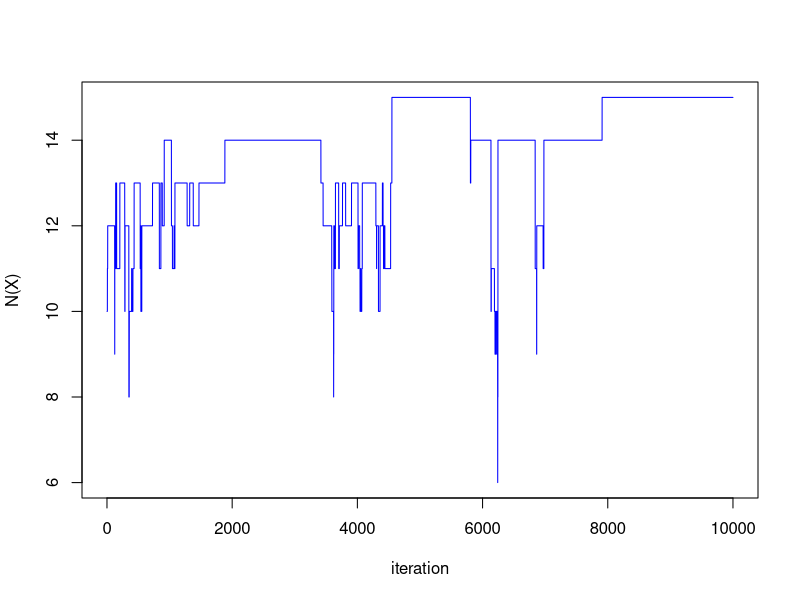
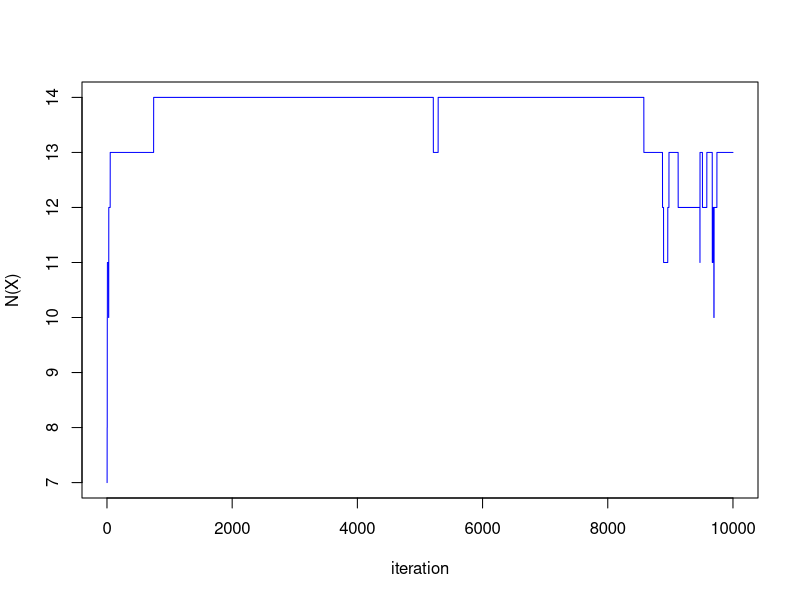
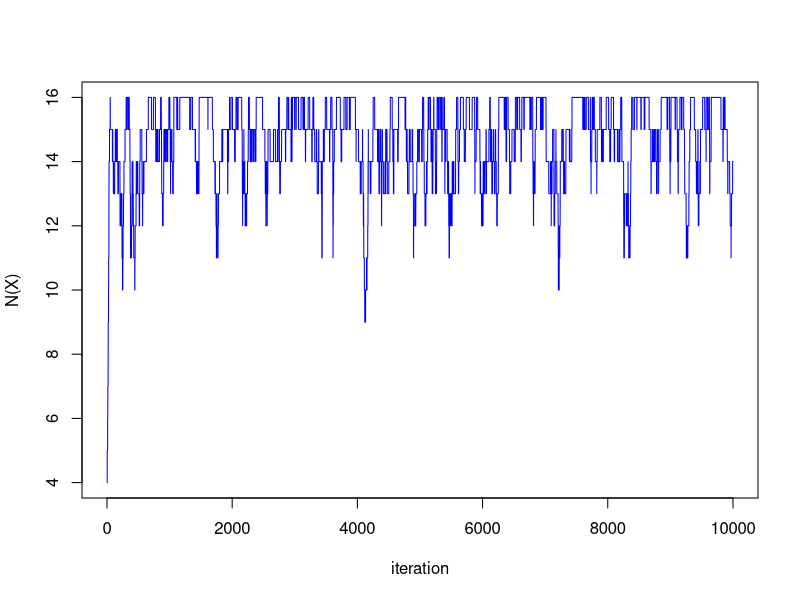
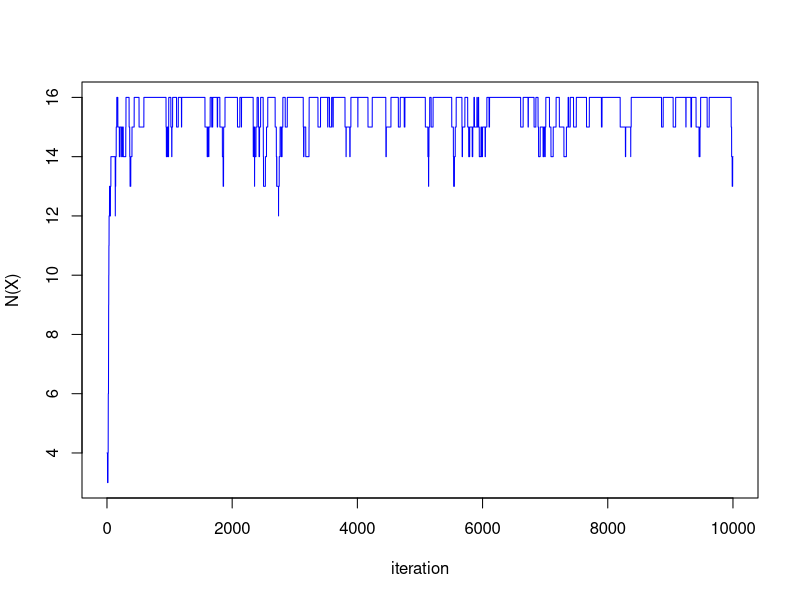

Write the R code that produced these figures, in order.
## * Compute neighboring matrix
M1_base <- cbind(diag(3), rep(0, 3)) + cbind(rep(0, 3), -diag(3))
M1 <- rbind(
  cbind(M1_base, matrix(0, 3, 12)),
  cbind(matrix(0, 3, 4), M1_base, matrix(0, 3, 8)),
  cbind(matrix(0, 3, 8), M1_base, matrix(0, 3, 4)),
  cbind(matrix(0, 3, 12), M1_base))
M2_base <- cbind(diag(4), -diag(4))
M2 <- rbind(
  cbind(M2_base, matrix(0, 4, 8)),
  cbind(matrix(0, 4, 4), M2_base, matrix(0, 4, 4)),
  cbind(matrix(0, 4, 8), M2_base))
M <- rbind(M1, M2)

## test
V1 <- c(1, 0, 0, 0, 0, 0, 0, 0, 0, 0, 0, 0, 0, 0, 0, 0)
print(sprintf("For example 1, D(X) = %i", sum(abs(M %*% V1))))
V2 <- c(1, 0, 0, 0, 1, 1, 0, 0, 0, 0, 0, 0, 0, 0, 0, 0)
print(sprintf("For example 2, D(X) = %i", sum(abs(M %*% V2))))

## * Metropolis-Hastings algorithm
random_walk_metropolis <- function(true_dens, prop_func,
                                   X_init, sample_size, lambda) {
  X <- X_init
  samples <- matrix(NA, sample_size, length(X_init))
  for (i in 1:sample_size) {
    X_new <- prop_func(X)
    alpha <- min(1, true_dens(X_new, lambda) / true_dens(X, lambda))
    U <- runif(1)
    if (U < alpha) {
      samples[i, ] <- X_new
      X <- X_new
    } else {
      samples[i, ] <- X
    }
  }
  return(samples)
}

true_dens <- function(V, lambda) {
  N_X <- sum(V)
  D_X <- sum(abs(M %*% V))
  0.8^N_X * 0.2^(16 - N_X) * exp(-lambda * D_X)
}

diag_all_one <- function(V) {
  X <- matrix(V, 4, 4)
  all(diag(X) == 1)
}

## * MH1
prop_func1 <- function(X) {
  rbinom(16, 1, 0.5)
}

V <- V2
sample_size <- 10000
samples <- random_walk_metropolis(true_dens, prop_func1, V, sample_size, 0.5)
plot(1:sample_size, apply(samples, 1, sum),
  type = "l", col = "blue", xlab = "iteration", ylab = "N(X)"
)
print(sprintf(
  "Probability of diagonal is all 1's: %.3f",
  mean(apply(samples, 1, diag_all_one))
))

samples <- random_walk_metropolis(true_dens, prop_func1, V, sample_size, 1)
plot(1:sample_size, apply(samples, 1, sum),
  type = "l", col = "blue", xlab = "iteration", ylab = "N(X)"
)
print(sprintf(
  "Probability of diagonal is all 1's: %.3f",
  mean(apply(samples, 1, diag_all_one))
))

## * MH2
prop_func2 <- function(X) {
  idx <- sample(16, 1, replace = TRUE, prob = rep(1 / 16, 16))
  X[idx] <- rbinom(1, 1, 0.5)
  return(X)
}

sample_size <- 10000
samples <- random_walk_metropolis(true_dens, prop_func2, V, sample_size, 0.5)
plot(1:sample_size, apply(samples, 1, sum),
  type = "l", col = "blue", xlab = "iteration", ylab = "N(X)"
)
print(sprintf(
  "Probability of diagonal is all 1's: %.3f",
  mean(apply(samples, 1, diag_all_one))
))

samples <- random_walk_metropolis(true_dens, prop_func2, V, sample_size, 1)
plot(1:sample_size, apply(samples, 1, sum),
  type = "l", col = "blue", xlab = "iteration", ylab = "N(X)"
)
print(sprintf(
  "Probability of diagonal is all 1's: %.3f",
  mean(apply(samples, 1, diag_all_one))
))
